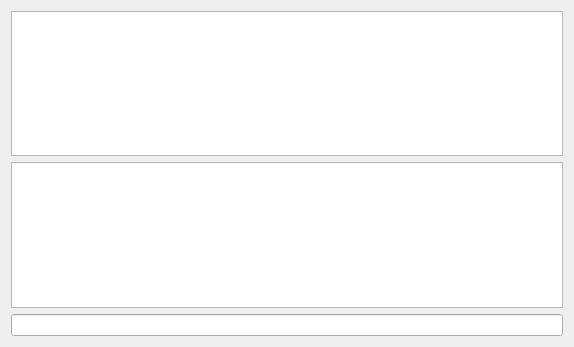
<?xml version="1.0" encoding="UTF-8"?>
<ui version="4.0">
 <class>Dialog</class>
 <widget class="QDialog" name="Dialog">
  <property name="geometry">
   <rect>
    <x>0</x>
    <y>0</y>
    <width>574</width>
    <height>347</height>
   </rect>
  </property>
  <property name="windowTitle">
   <string>unkey</string>
  </property>
  <layout class="QGridLayout" name="gridLayout">
   <item row="0" column="0">
    <widget class="QTextEdit" name="hash_textEdit"/>
   </item>
   <item row="1" column="0">
    <widget class="QTextEdit" name="src_textEdit"/>
   </item>
   <item row="2" column="0">
    <widget class="QLineEdit" name="rc_lineEdit"/>
   </item>
  </layout>
 </widget>
 <resources/>
 <connections/>
 <slots>
  <slot>clicked(bool)</slot>
 </slots>
</ui>
